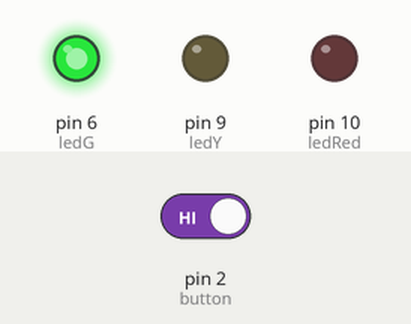
This sketch was run on a simulated Arduino Uno, built with avr-gcc and run on an emulated ATmega328P. Parts: output pins drawn as LEDs (lit = HIGH). Dashed ring = blinking. Inputs (shaded band) come from the test bench; at power-on: pin 2 (button) HIGH.

Above: at 21.8 s.
21.9 s: pin 2 (button) driven HIGH
At 22.4 s:
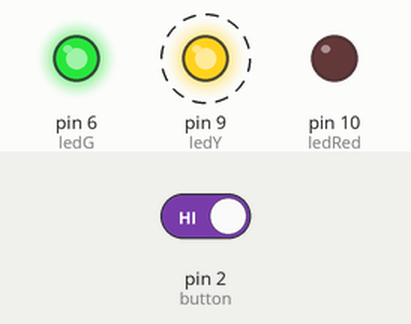
27.4 s: pin 2 (button) driven LOW
At 33.6 s:
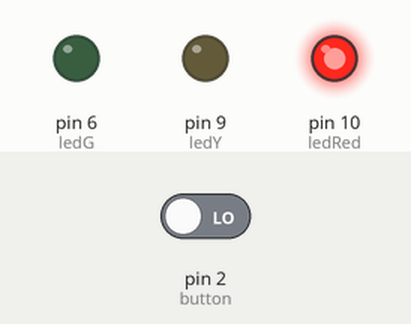
Timing chart, 0 to 35.1 s (numbered marks = the images above; inputs shaded):
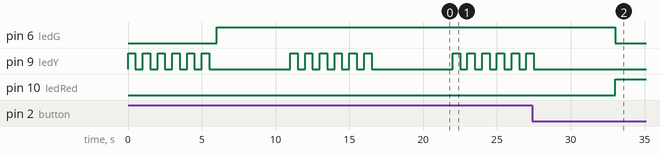

The sketch:

Sygnalizacja.ino.ino
```cpp
int ledRed = 10;
int ledY = 9;
int ledG = 6;
int button = 2;
int ard = 13;


void setup ()
{
  pinMode(ledRed, OUTPUT);
  pinMode(ledY, OUTPUT);
  pinMode(ledG, OUTPUT);
  pinMode(button, INPUT);

}


void loop ()
{

  digitalWrite(ard, LOW);
  if (digitalRead(button) == LOW)
  {
    digitalWrite(ledRed, HIGH);
    digitalWrite(ledG, LOW);
    digitalWrite(ledY, LOW);

  }

  else
  {
    while (digitalRead(button) == HIGH)
    {
      digitalWrite(ledRed, LOW);

      for (int i = 0; i <= 5; i++)
      {
        digitalWrite(ledY, HIGH);
        delay(500);
        digitalWrite(ledY, LOW);
        delay(500);

      }

      digitalWrite(ledG, HIGH);
      delay(5000);

    }


  }


}
```

Measured:
- after the input at 27.4 s, pin 6 (ledG): HIGH → LOW after 5.6 s; pin 9 (ledY): goes on until 27.5 s, then stays LOW; pin 10 (ledRed): LOW → HIGH after 5.6 s
